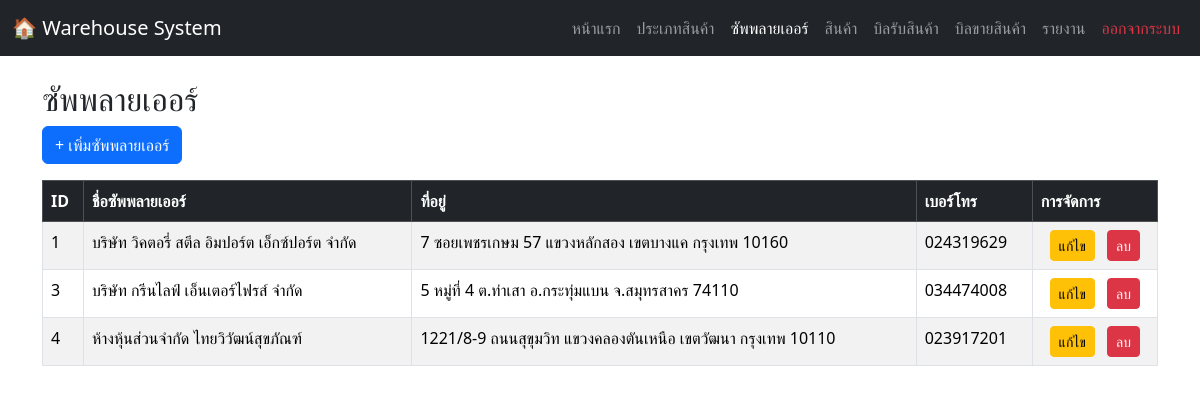
The app's page /suppliers.php (signed in), older data.
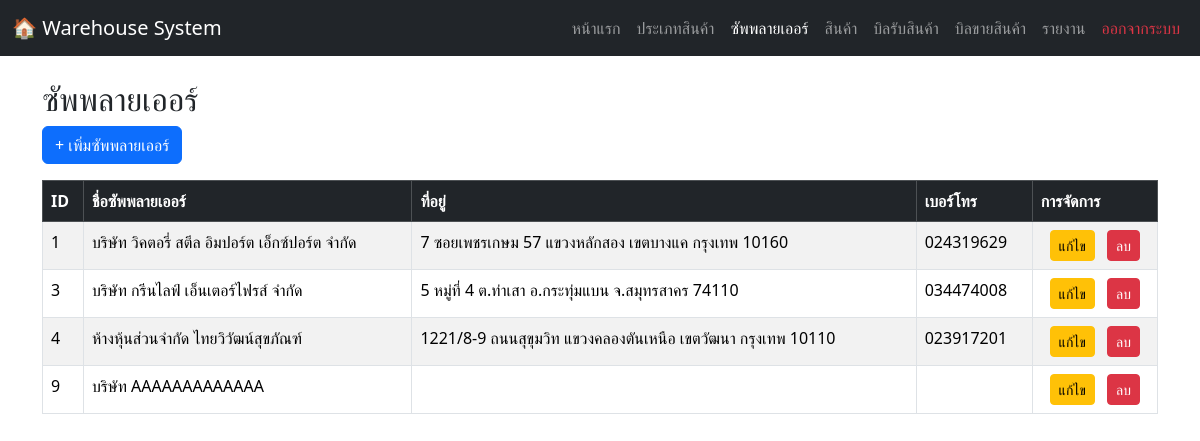
The same page, newer data.
### tables this page shows
CREATE TABLE `suppliers` (
  `supplier_id` int(11) NOT NULL,
  `supplier_name` varchar(150) NOT NULL,
  `address` varchar(255) DEFAULT NULL,
  `phone` varchar(50) DEFAULT NULL,
  `description` text DEFAULT NULL
);

### suppliers.php (the view, shortened to what this page needs)
<?php
include 'connection.php';
$sql = "SELECT supplier_id, supplier_name, address, phone FROM suppliers ORDER BY supplier_id ASC";
$result = $conn->query($sql);
?>
<!DOCTYPE html>
<html lang="th">
<head>
    <link rel="stylesheet" href="https://cdn.jsdelivr.net/npm/bootstrap@5.3.2/dist/css/bootstrap.min.css">
    <link rel="stylesheet" href="https://cdn.jsdelivr.net/npm/bootstrap-icons@1.11.3/font/bootstrap-icons.min.css">
</head>
<body>
  <nav class="navbar navbar-expand-lg navbar-dark bg-dark no-print">
    <div class="container-fluid">
      <a class="navbar-brand" href="#">🏠 Warehouse System</a>
      <div class="collapse navbar-collapse" id="navbarNav">
        <ul class="navbar-nav ms-auto">
          <li class="nav-item"><a class="nav-link" href="homepage.php">หน้าแรก</a></li>
          <li class="nav-item"><a class="nav-link" href="categories.php">ประเภทสินค้า</a></li>
          <li class="nav-item"><a class="nav-link active" href="suppliers.php">ซัพพลายเออร์</a></li>
          <li class="nav-item"><a class="nav-link" href="products.php">สินค้า</a></li>
        <li class="nav-item"><a class="nav-link" href="warehouse_page.php">บิลรับสินค้า</a></li>
        <li class="nav-item"><a class="nav-link" href="warehouse_sale.php">บิลขายสินค้า</a></li>
          <li class="nav-item"><a class="nav-link" href="report.php">รายงาน</a></li>
          <li class="nav-item"><a class="nav-link text-danger" href="logout.php">ออกจากระบบ</a></li>
        </ul>
      </div>
    </div>
  </nav>
<div class="container mt-4">
  <h2>ซัพพลายเออร์</h2>
  <a href="add_suppliers.php" class="btn btn-primary mb-3">+ เพิ่มซัพพลายเออร์</a>
  <table class="table table-bordered table-striped">
    <thead class="table-dark">
      <tr>
        <th>ID</th>
        <th>ชื่อซัพพลายเออร์</th>
        <th>ที่อยู่</th>
        <th>เบอร์โทร</th>
        <th>การจัดการ</th>
      </tr>
    </thead>
    <tbody>
      <?php
      if ($result->num_rows > 0) {
          while ($row = $result->fetch_assoc()) {
              echo "<tr>
                      <td>{$row['supplier_id']}</td>
                      <td>{$row['supplier_name']}</td>
                      <td>{$row['address']}</td>
                      <td>{$row['phone']}</td>
                      <td class='text-center'>
                        <a href='supplier_edit.php?id={$row['supplier_id']}' class='btn btn-warning btn-sm me-2'>แก้ไข</a>
                        <a href='supplier_delete.php?id={$row['supplier_id']}' onclick=\"return confirm('คุณแน่ใจหรือไม่ว่าต้องการลบซัพพลายเออร์นี้?');\" class='btn btn-danger btn-sm'>ลบ</a>
                      </td>
                    </tr>";
          }
      } else {
          echo "<tr><td colspan='5' class='text-center text-muted'>ไม่มีข้อมูลซัพพลายเออร์</td></tr>";
      }
      ?>
    </tbody>
  </table>
</div>
</body>
</html>

Row changes from the older to the newer data that the page shows:
added suppliers: supplier_id "9", supplier_name "บริษัท AAAAAAAAAAAAA"
